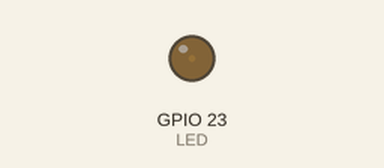
The sketch below on a simulated ESP32. Shown: output pins drawn as LEDs (lit = HIGH).

Above: at 0.05 s.
At 1.15 s:
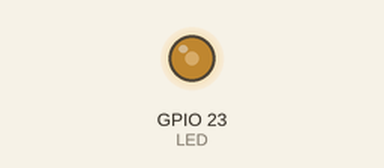
At 2.3 s:
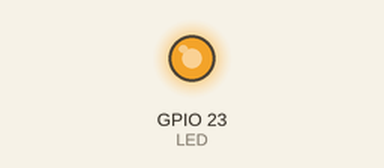
At 4.6 s:
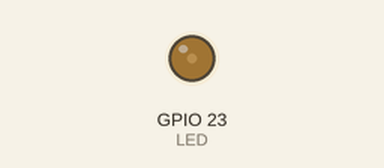
Timing chart, 0 to 6.7 s (numbered marks = the images above):
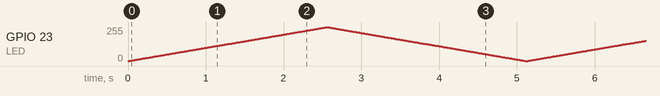

The sketch:

3.0_PWM.ino
```cpp
/*
 Titulo: PWM para ESP32-Wroom32
 Descripción: Programa para el uso de PWM
 en la ESP32 con arduino
 */

// Propiedades para el PWM
const int frecuencia = 5000; // Soporta : 1 a 40000 kHz
const int canal = 0; // Canales disponibles: 0 al 15
const int resolucion = 8; // Resolucion : 1 a 16 bits

// Pines
#define LED 23

void setup() {
  //configuramos el PWM
  ledcSetup(canal,frecuencia,resolucion);

  //Asociamos el canal al GPIO
  ledcAttachPin(LED,canal);
}

void loop() {
  //Incrementamos el brillo
  for(int i =0;i<=255;i++){
    ledcWrite(canal,i);
    delay(10);
  }
  //Decrementamos el brillo
  for(int i =255;i>=0;i--){
    ledcWrite(canal,i);
    delay(10);
  }
}
```
